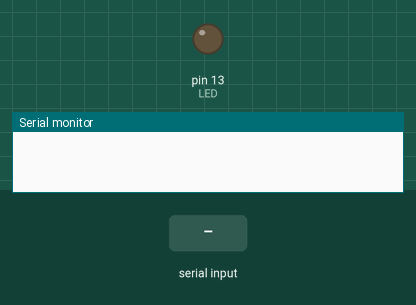
Recording of a sketch running on a simulated Arduino Uno, built with avr-gcc and run on an emulated ATmega328P. On the bench: output pins drawn as LEDs (lit = HIGH), the last lines printed to the serial monitor. The test bench sets the inputs (shaded band).

Above: at 1.2 s.
1.3 s: "90,45\n" received over Serial
At 2.0 s:
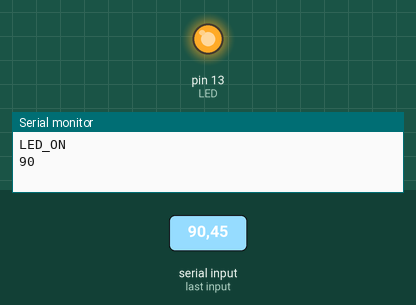
Timing chart, 0 to 13.8 s (numbered marks = the images above; inputs shaded):
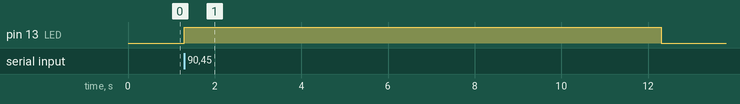

The sketch:

C22-1.ino
```cpp
int LED=13;

void setup() {
  pinMode(LED,OUTPUT);
  Serial.begin(9600);

}

void loop()
{
  if(Serial.available())
  {
    int LED_ON = Serial.parseInt();
    digitalWrite(LED,LED_ON);
    Serial.println("LED_ON");
    Serial.println(LED_ON);
    delay(5000);
  }
}
```

Measured:
- after the input at 1.3 s, pin 13 (LED): LOW → HIGH at once, → LOW 11.0 s later
